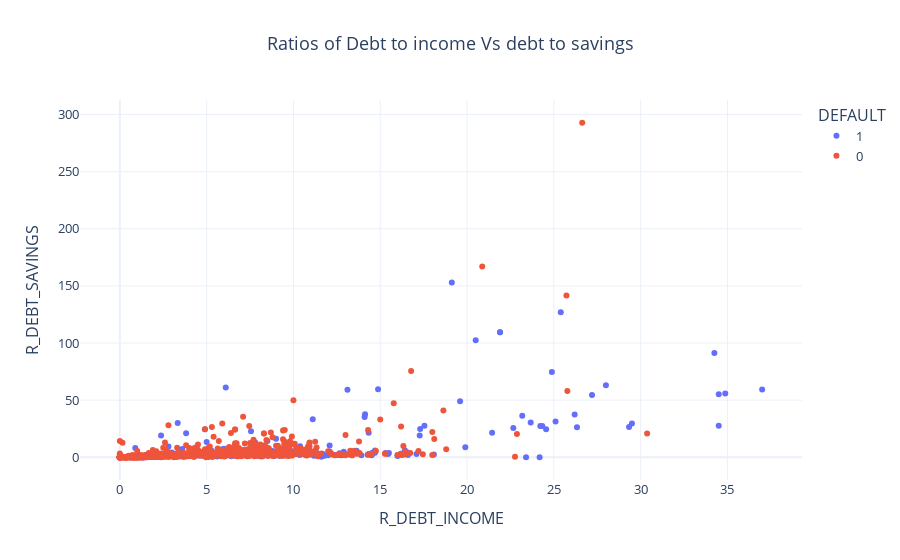

Notebook code for this chart:
### Code cell
fig2=px.scatter(data,x="R_DEBT_INCOME",y="R_DEBT_SAVINGS",title="Ratios of Debt to income Vs debt to savings",
            labels={"R_DEBT_INCOME":"Ratio of debt to income","R_DEBT_SAVINGS":"Ratio of Debt to saving"},
            color="DEFAULT",template="plotly_white")
fig2.update_layout(
    xaxis_title="R_DEBT_INCOME",
    yaxis_title="R_DEBT_SAVINGS",
    title_x=0.5,   # title center
    font=dict(size=13) 
)
fig2.show()

### Figure 1 — Plotly figure (JSON) as saved in the notebook; plotly's stock layout.template omitted (floating-point values rounded to 4 significant figures; data arrays with more than 128 entries replaced by an {"elided": "..."} marker saying what was removed)
{"data": [{"hovertemplate": "DEFAULT=1<br>Ratio of debt to income=%{x}<br>Ratio of Debt to saving=%{y}<extra></extra>", "legendgroup": "1", "marker": {"color": "#636efa", "symbol": "circle"}, "mode": "markers", "name": "1", "orientation": "v", "showlegend": true, "type": "scatter", "x": {"elided": "284 float values"}, "xaxis": "x", "y": {"elided": "284 float values"}, "yaxis": "y"}, {"hovertemplate": "DEFAULT=0<br>Ratio of debt to income=%{x}<br>Ratio of Debt to saving=%{y}<extra></extra>", "legendgroup": "0", "marker": {"color": "#EF553B", "symbol": "circle"}, "mode": "markers", "name": "0", "orientation": "v", "showlegend": true, "type": "scatter", "x": {"elided": "716 float values"}, "xaxis": "x", "y": {"elided": "716 float values"}, "yaxis": "y"}], "layout": {"font": {"size": 13}, "legend": {"title": {"text": "DEFAULT"}, "tracegroupgap": 0}, "title": {"text": "Ratios of Debt to income Vs debt to savings", "x": 0.5}, "xaxis": {"anchor": "y", "domain": [0, 1], "title": {"text": "R_DEBT_INCOME"}}, "yaxis": {"anchor": "x", "domain": [0, 1], "title": {"text": "R_DEBT_SAVINGS"}}}}
